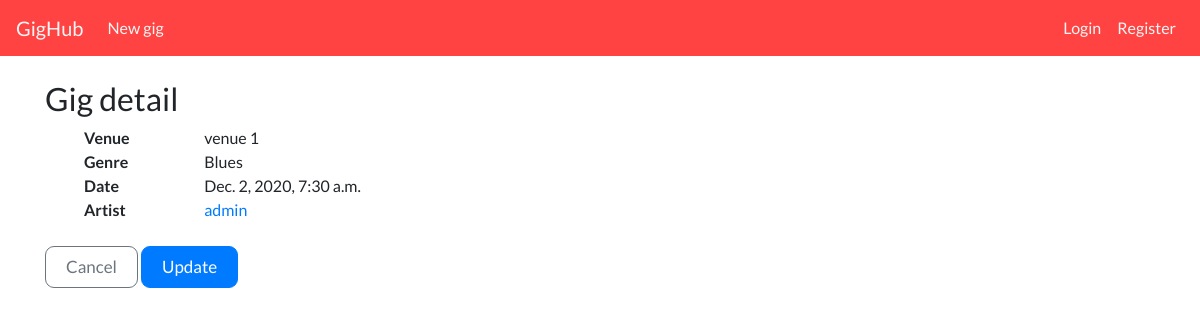
/1/, run on the app's committed database.
### gigs/models.py (models this page shows, shortened)
class Gig(models.Model):
    artist = models.ForeignKey(
        User, on_delete=models.CASCADE, related_name='artist')
    dateTime = models.DateTimeField('Date posted', default=timezone.now)
    venue = models.CharField(max_length=200)
    genre = models.ForeignKey(Genre, on_delete=models.CASCADE)
    attendees = models.ManyToManyField(
        User,
        through='Attendance',
    )

class Genre(models.Model):
    name = models.CharField(max_length=150)
    def __str__(self):
        return self.name

### gigs/views.py (the view)
# urls.py: path('<int:pk>/', GigDetail.as_view(), name="detail"),
class GigDetail(DetailView):
    model = Gig

### gigs/templates/gigs/gig_detail.html (shortened to what this page needs)
{% extends 'gigs/base.html' %}
{%block content %}
<h2>Gig detail</h2>
    <div class="row ml-4">
        <div class="col-md-2"><strong>Venue</strong></div>
        <div class="col-md-4">{{ object.venue }}</div>
        <div class="col-md-2"><strong>Genre</strong></div>
        <div class="col-md-4">{{ object.genre }}</div>
        <div class="col-md-2"><strong>Date</strong></div>
        <div class="col-md-4">{{ object.dateTime }}</div>
        <div class="col-md-2"><strong>Artist</strong></div>
        <div class="col-md-4"><a href="#">{{ object.artist }}</a></div>
    </div>
    <div class="mt-4">
    <a href="{% url 'gigs:list' %}" class="btn btn-outline-secondary">Cancel</a>
    <a href="{% url 'gigs:update' object.id %}"
        class="btn btn-primary">Update</a>
    </div>
{%endblock content%}

### gigs/static/gigs/style.css (style rules this page uses)
body { font-family: Lato, "Halvetica Neue", Halvetica, Arial, sans-serif; }
h1, h2, h3, h4, h5, h6 { font-family: Lato, "Halvetica Neue", Halvetica, Arial, sans-serif; }
.btn { font-size:17px; padding: 7px 20px; border-radius: 9px; }

### data on the page
Gig: venue "venue 1", genre "Blues", dateTime "Dec. 2, 2020, 7:30 a.m.", artist "admin"
